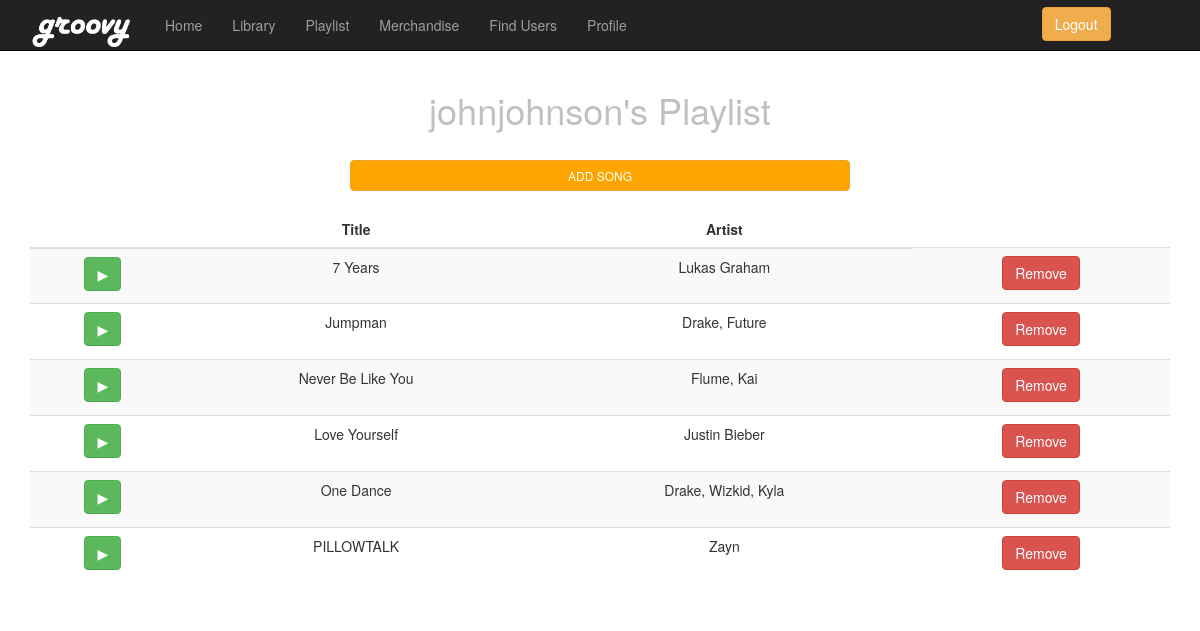
The app's page /home.php (signed in) with its own data.
### tables this page shows
CREATE TABLE `playlists` (
  `userId` int(11) NOT NULL,
  `songId` int(11) NOT NULL
);

CREATE TABLE `songs` (
  `id` int(25) NOT NULL,
  `title` varchar(25) NOT NULL,
  `artist` varchar(25) NOT NULL,
  `album` varchar(25) NOT NULL
);

### home.php (the view, shortened to what this page needs)
<!DOCTYPE html>
<?php
include 'connection.php';
$username = $_SESSION['username'];
$id = $_SESSION['id'];
?>
<html lang="en">
<head>
    <link href="css/bootstrap.min.css" rel="stylesheet">
</head>
<body>
    <nav class="navbar navbar-inverse navbar-fixed-top" role="navigation">
        <div class="container">
            <div class="navbar-header">
                <a class="navbar-brand" href="#"><img src="images/groovylogowhite.png" width="105"></a>
            </div>
            <div class="collapse navbar-collapse" id="bs-example-navbar-collapse-1">
                <ul class="nav navbar-nav">
                    <li>
                        <a href="home.php">Home</a>
                    </li>
                    <li>
                        <a href="songlist.php">Library</a>
                    </li>
                    <li>
                        <a href="playlist.php">Playlist</a>
                    </li>
					<li>
                        <a href="merch.php">Merchandise</a>
                    </li>
                    <li>
                        <a href="users.php">Find Users</a>
                    </li>
                    <li>
                        <a href="editUser.php">Profile</a>
                    </li>
                    <a href="index.php">
                    <button type="button" class="btn btn-warning" style="margin-left:400px; margin-top:7px; color: white;">Logout</button>
                    </a>
                </ul>
            </div>
        </div>
    </nav>
    <div class="container">
        <div class="row">
            <div class="col-lg-12 text-center">
                        <?php
        echo "<h1 style=\"color: silver\">", $username, "'s Playlist </h1>";
    $query = "SELECT * FROM playlists WHERE userId = '$id' ";
    $myQuery = mysqli_query($conn, $query);
    ?>
      <table class="table table-striped" id="table" border="0" align="center">
      <thead>
      <tr>
          <th></th>
      <th>Title</th>
      <th>Artist</th>
    </tr>
        </thead>
    <?php
    while($row = mysqli_fetch_array($myQuery)){
    ?>
        <?php
        $songID = $row["songId"];
        $songQuery = "SELECT * FROM songs WHERE id = '$songID' ";
        $mySongQuery = mysqli_query($conn, $songQuery);
        $querySongRow = mysqli_fetch_array($mySongQuery);
        ?>
    <tr>
                                    <form action="http://youtube.com/watch?v=<?php echo $querySongRow["videoID"] ?> " method="post">
                                <td><input class="btn btn-success" type= "submit" name = "play" value="&#9654;"/>
                            </form>
        <td><?php echo $querySongRow["title"] ?>
        </td><td> <?php echo $querySongRow["artist"] ?>
        <td><label>
                    <form action="removeSong.php" method="post">
    <input class="btn btn-danger" type= "submit" name = "submit" value="Remove" />
    </label>
    </td></tr>
        <?php
    }?>
        <form action="songlist.php" method="post">
            <br><input type="submit" value="ADD SONG"  class="btn btn-warning" style="width:500px; font-size:12px; background-color: orange;"><br><br>
        </form>
            </div>
        </div>
    </div>
</body>
</html>

### home.php (style rules this page uses)
body { padding-top: 70px; }
th { text-align:center; }

### records on screen
playlists: songId.title "7 Years", songId.artist "Lukas Graham"
playlists: songId.title "Jumpman", songId.artist "Drake, Future"
playlists: songId.title "Never Be Like You", songId.artist "Flume, Kai"
playlists: songId.title "Love Yourself", songId.artist "Justin Bieber"
playlists: songId.title "One Dance", songId.artist "Drake, Wizkid, Kyla"
playlists: songId.title "PILLOWTALK", songId.artist "Zayn"

### other values on screen
$username "johnjohnson"
